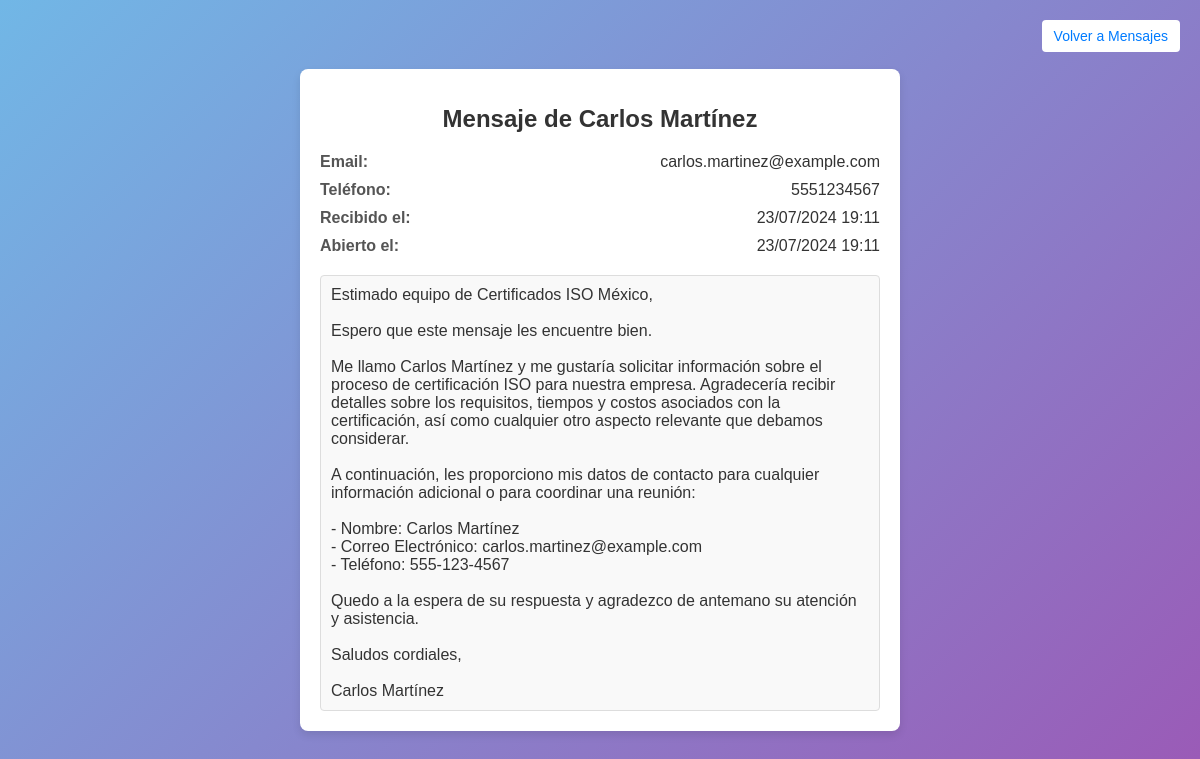
Screenshot of /message/1 (signed in) with the database file from the repository.
### app.py (models this page shows)
class Message(db.Model):
    id = db.Column(db.Integer, primary_key=True)
    name = db.Column(db.String(100), nullable=False)
    email = db.Column(db.String(100), nullable=False)
    phone = db.Column(db.String(15), nullable=True)
    message = db.Column(db.Text, nullable=True)
    read = db.Column(Boolean, default=False)
    received_at = db.Column(db.DateTime, default=lambda: datetime.now(cdmx_tz))
    opened_at = db.Column(db.DateTime, nullable=True)
    __table_args__ = (db.UniqueConstraint('name', 'email', 'phone', 'message', name='unique_message_constraint'),)

### app.py (the view)
@app.route('/message/<int:message_id>')
@login_required
def view_message(message_id):
    message = Message.query.get_or_404(message_id)
    if not message.read:
        message.read = True
        message.opened_at = datetime.now(cdmx_tz)
        db.session.commit()
    return render_template('message.html', message=message)

### app.py (called while the page is built)
def login_required(f):
    @wraps(f)
    def decorated_function(*args, **kwargs):
        if not session.get('logged_in'):
            return redirect(url_for('login'))
        return f(*args, **kwargs)
    return decorated_function

### templates/message.html (shortened to what this page needs)
<!DOCTYPE html>
<html lang="es">
<head>
</head>
<body>
    <div class="container">
        <h1 class="title">Mensaje de {{ message.name }}</h1>
        <div class="message-info">
            <p><span>Email:</span> <span class="value">{{ message.email }}</span></p>
            <p><span>Teléfono:</span> <span class="value">{{ message.phone }}</span></p>
            <p><span>Recibido el:</span> <span class="value">{{ message.received_at.strftime('%d/%m/%Y %H:%M') }}</span></p>
            {% if message.opened_at %}
                <p><span>Abierto el:</span> <span class="value">{{ message.opened_at.strftime('%d/%m/%Y %H:%M') }}</span></p>
            {% endif %}
        </div>
        <div class="message-content">
            {{ message.message | replace('\n', '<br>') | safe }}
        </div>
    </div>
    <a href="{{ url_for('view_messages') }}" class="back-link mb-4">Volver a Mensajes</a>
    </body>
</html>

### templates/message.html (style rules this page uses)
body { font-family: Arial, sans-serif; display: flex; justify-content: center; align-items: center; height: 100vh; margin: 0; background: linear-gradient(135deg, #71b7e6, #9b59b6); }
.container { background-color: #ffffff; padding: 20px; border-radius: 8px; box-shadow: 0 4px 8px rgba(0, 0, 0, 0.1); max-width: 600px; width: 100%; box-sizing: border-box; position: relative; }
.title { margin-bottom: 20px; font-size: 24px; color: #333; text-align: center; }
.message-info { margin-bottom: 20px; }
.message-info p { margin: 10px 0; font-size: 16px; display: flex; justify-content: space-between; }
.message-info p span { font-weight: bold; color: #555; }
.message-info p .value { font-weight: normal; color: #333; }
.message-content { padding: 10px; background-color: #f9f9f9; border: 1px solid #ddd; border-radius: 4px; margin-top: 10px; font-size: 16px; color: #333; }
.back-link { position: absolute; top: 20px; right: 20px; padding: 8px 12px; background-color: #ffffff; color: #007BFF; text-decoration: none; border-radius: 4px; font-size: 14px; }

### rows the page displays
Message: name "Carlos Martínez", email "carlos.martinez@example.com", phone "5551234567", received_at "23/07/2024 19:11", opened_at "23/07/2024 19:11", message "Estimado equipo de Certificados ISO México, Espero que este mensaje les encuentre bien. Me llamo Carlos Martínez y me gustaría solicitar información sobre el proceso de certificación ISO para nuestra empresa. Agradecería recibir detalles sobre los requisitos, tiempos y costos asociados con la certificación, así como cualquier otro aspecto relevante que debamos considerar. A continuación, les proporciono mis datos de contacto para cualquier información adicional o para coordinar una reunión: - Nombre: Carlos Martínez - Correo Electrónico: carlos.martinez@example.com - Teléfono: 555-123-4567 Quedo a la espera de su respuesta y agradezco de antemano su atención y asistencia. Saludos cordiales,…"
